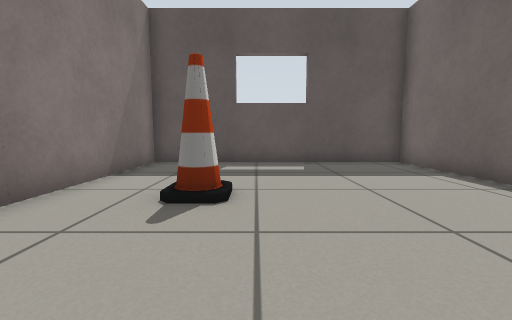
view 1 (above)

16 first-person views from a walk through a Gazebo world. The camera is 0.5 m above the floor, tilts 6° down and sees 90° across. The floor is counted in squares, 0.5 m on a side. Each view is taken from the middle of a square. On the plan, view 1 faces up. The plan holds only what a view shows up to about 11 squares ahead; the rest is blank.

view 2
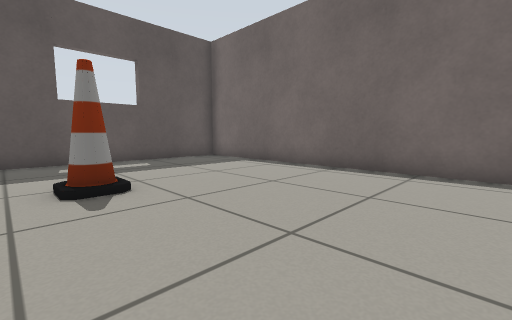

view 3
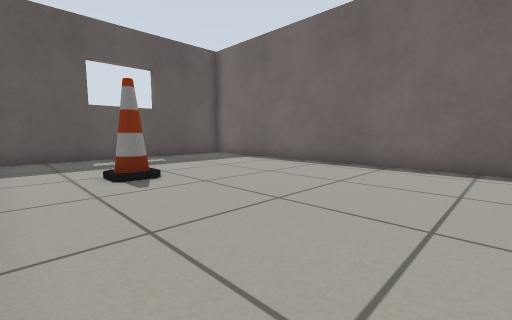

view 4
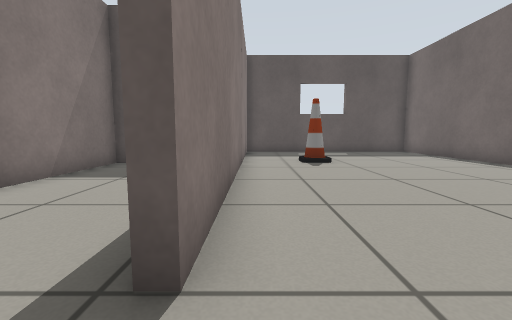

view 5
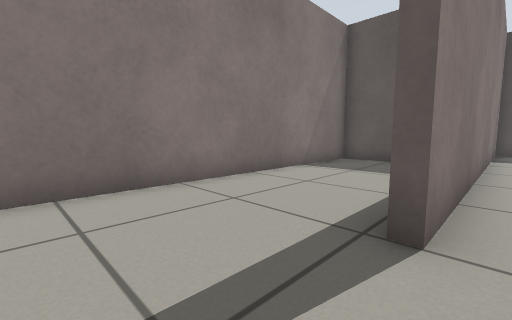

view 6
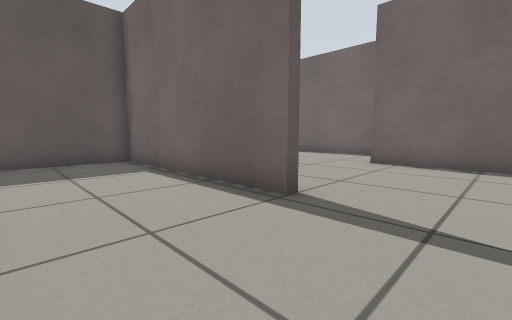

view 7
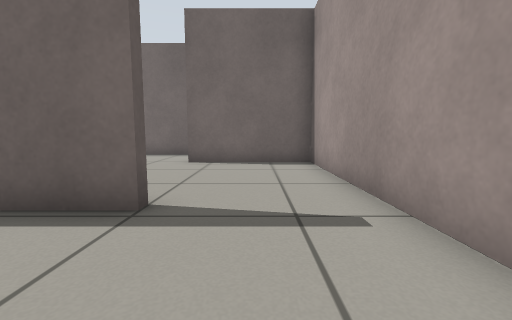

view 8
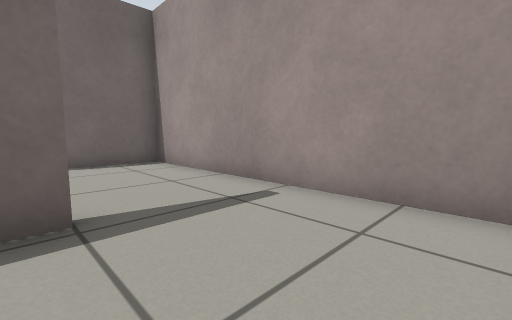

view 9
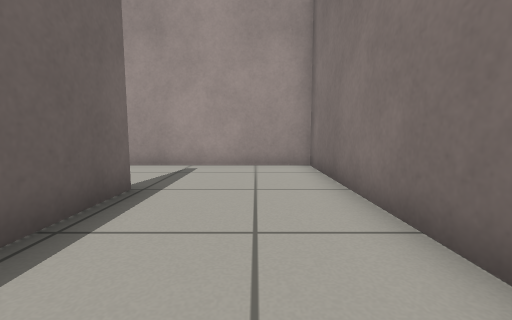

view 10
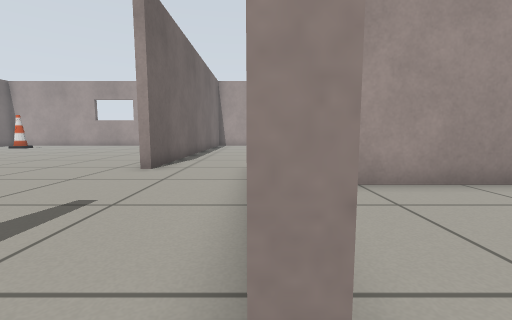

view 11
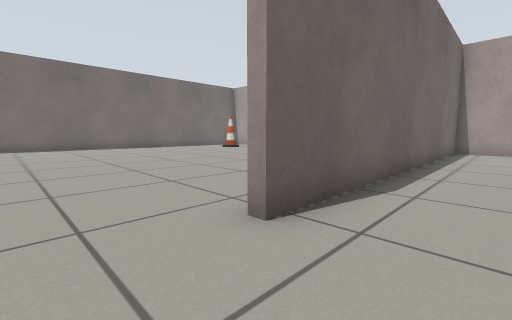

view 12
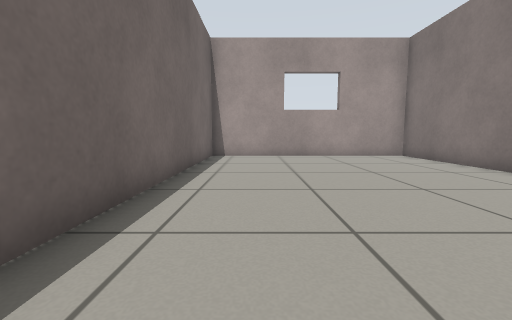

view 13
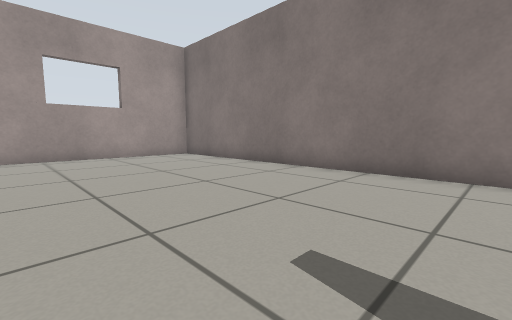

view 14
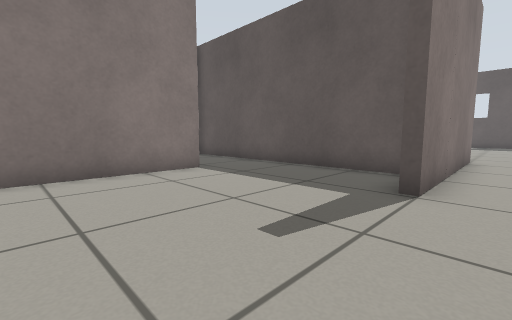

view 15
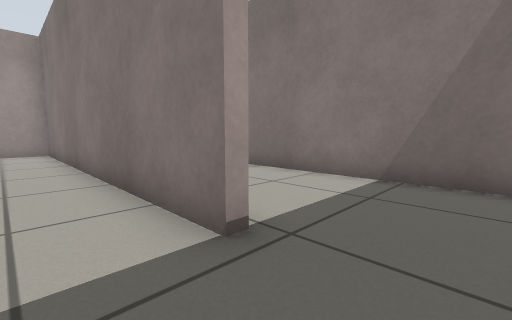

view 16
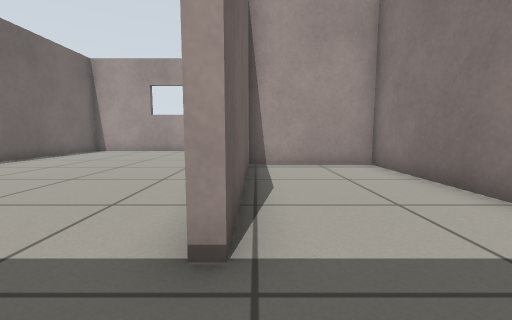

### Floor plan
Points are (right, up) in squares from view 1. A wall is a line through its corners. A room is listed if a view was taken in it or the views show most of it. See-through windows are left out.
Room 1 (views 1, 2, 3, 10)
walls: (4.9, -2.1) (4.9, 8.7) (-3.5, 8.7) (-3.5, -2.5)
low walls: (1.7, -2.7) (2, -2.7)
ways out: opening at (-1, -3) to room 2; opening at (3.5, -2) to room 4
objects: cone (-1, 4)
Room 2 (views 4, 5)
walls: (-3.5, -2.5) (-3.5, -3.5); (-3.5, -6.9) (1.7, -6.9) (1.7, -2.7)
ways out: opening at (-1, -3) to room 1; opening at (-4, -5) to room 3
Room 3 (views 6, 7, 8, 9)
walls: (-3.5, -3.5) (-3.8, -3.5) (-3.8, 3.5) (-7.7, 3.5) (-7.7, -6.9) (-3.5, -6.9)
ways out: opening at (-4, -5) to room 2
Room 4 (view 11)
walls: (2, -2.7) (2, -8.4)
ways out: opening at (3.5, -2) to room 1; opening at (3.5, -9.5) to room 5
Room 5 (views 12, 13, 14, 15)
walls: (-3.5, -9.9) (-3.5, -22.3) (4.9, -22.3) (4.9, -9); (2, -8.4) (2, -9.4) (1.6, -9.4); (1.1, -7.2) (-3.5, -7.2)
ways out: opening at (3.5, -9.5) to room 4; opening at (-4, -8.5) to room 6
Room 6 (view 16)
walls: (-7.7, -7.9) (-7.7, -16.1) (-3.7, -16.1); (-3.5, -7.2) (-6.2, -7.2); (-3.8, -15.8) (-3.8, -9.9)
low walls: (-3.8, -9.9) (-3.5, -9.9)
ways out: opening at (-4, -8.5) to room 5

Positions as (right, up) in squares from view 1, and headings:
1: (0, 0), facing up
2: (-2, -1), facing up-right
3: (-3, -2), facing up-right
4: (-3, -5), facing up
5: (-3, -6), facing up-left
6: (-7, -6), facing up-right
7: (-7, -5), facing right
8: (-7, -3), facing down-right
9: (-6, 1), facing down
10: (2, -2), facing down
11: (3, -7), facing down-right
12: (3, -11), facing down
13: (3, -11), facing down-left
14: (3, -14), facing up-left
15: (-2, -8), facing down-left
16: (-4, -8), facing down
